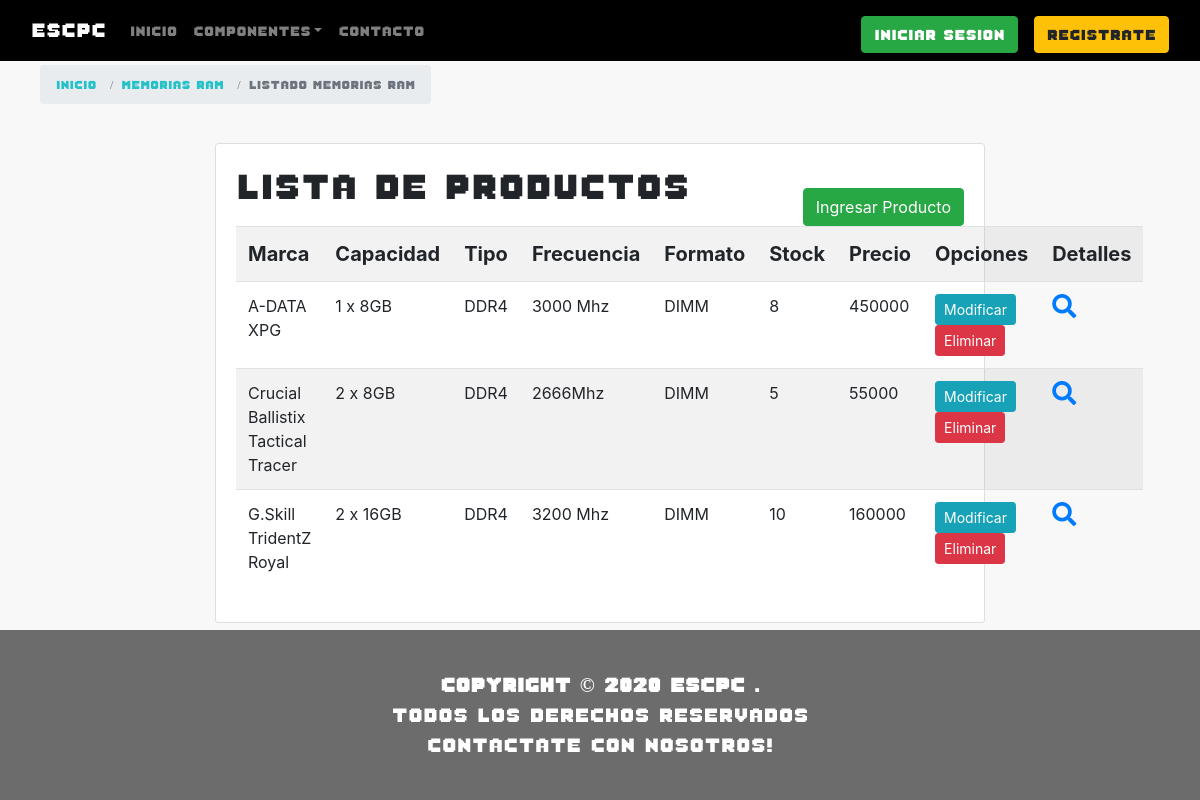
The page /rams/ on the database its author committed.
### catalog/models.py (models this page shows, shortened)
class Ram(models.Model):
   marca = models.CharField(max_length=100,help_text='Marca del producto')
   capacidad = models.CharField(max_length=100)
   CATALOGO_TIPO_RAM = (
      ('seleccione','Seleccione'),
      ('DDR3','DDR3'),
      ('DDR4','DDR4'),
   )
   tipo = models.CharField(max_length=10,choices=CATALOGO_TIPO_RAM,blank=False,default='se',help_text='Tipo de ram')
   frecuencia = models.CharField(max_length=50)
   CATALOGO_FORMATO_RAM = (
      ('seleccione','Seleccione'),
      ('DIMM','DIMM'),
      ('SO-DIMM','SO-DIMM')
   )
   formato = models.CharField(max_length=10,choices=CATALOGO_FORMATO_RAM,blank=False,default='s',help_text='Formato de la Ram')
   stock = models.IntegerField(default=0)
   imagen = models.ImageField(upload_to='ram/',null=True)
   imagen_detail = models.ImageField(upload_to='ram_detail/', null=True)
   precio = models.IntegerField(default=0)

### catalog/views.py (the view)
# urls.py: path('rams/', views.RamListView.as_view(), name="memoriasram"),
class RamListView(ListView):
   model = Ram
   template_name = 'catalogo/Ram/ram_list.html'

### cart/context_processor.py (called while the page is built)
def cart_total_amount(request):
   total = 0.0
   if request.user.is_authenticated:
      for key, value in request.session['cart'].items():
         total = total + (float(value['price']) * value['quantity'])
   return {'cart_total_amount': total}

### catalog/templates/catalogo/Ram/ram_list.html (shortened to what this page needs)
{% extends "base_generic.html" %}
{% block content %}
<head>
   <link rel="stylesheet" href="https://use.fontawesome.com/releases/v5.7.0/css/all.css"
>
</head>
<body>
   <div id="seguimiento" class="container">
      <div class="col-md-5">
         <ol class="breadcrumb breadcrumb-extend">
            <li class="breadcrumb-item">
               <a href="{% url 'index' %}">
                  Inicio
               </a>
            </li>
            <li class="breadcrumb-item">
               <a href="{% url 'rams' %}">
                  Memorias ram
               </a>
            </li>
            <li class="breadcrumb-item active">
               Listado Memorias Ram
            </li>
         </ol>
      </div>
   </div>
   <div class="container mt-5 col-md-8">
      <div class="card">
         <div class="card-body">
            <h1 style="font-family: fuente8bits; font-size: 3vw; float: left;">
               Lista de Productos
            </h1>
            <a href="{% url 'nueva_ram' %}" class="btn btn-success brn-sm mt-4"
                  style="float: right;">
               Ingresar Producto
            </a>
            {% if ram_list %}
            <table class="table table-striped table-hover table-responsive-sm">
               <tr style="font-size: 20px;">
                  <th>Marca</th>
                  <th>Capacidad</th>
                  <th>Tipo</th>
                  <th>Frecuencia</th>
                  <th>Formato</th>
                  <th>Stock</th>
                  <th>Precio</th>
                  <th>Opciones</th>
                  <th>Detalles</th>
               </tr>
               {% for ra in ram_list %}
               <tr>
                  <td>
                     {{ ra.marca }}
                  </td>
                  <td>
                     {{ ra.capacidad }}
                  </td>
                  <td>
                     {{ ra.tipo }}
                  </td>
                  <td>
                     {{ ra.frecuencia }}
                  </td>
                  <td>
                     {{ ra.formato }}
                  </td>
                  <td>
                     {{ ra.stock }}
                  </td>
                  <td>
                     {{ ra.precio }}
                  </td>
                  <td>
                     <a href="{% url 'modificar_ram' ra.id %}"
                           class="btn btn-info btn-sm">
                        Modificar
                     </a>
                     <a href="{% url 'eliminar_ram' ra.id %}"
                           class="btn btn-danger btn-sm">
                        Eliminar
                     </a>
                  </td>
                  <td>
                     <a href="{% url 'ram-detail' ra.id %}">
                        <i class="fa" style="font-size: 24px;">
                           &#xf002
                        </i>
                     </a>
                  </td>
               </tr>
               {% endfor %}
            </table>
            {% else %}
            <p>
               No hay productos
            </p>
            {% endif %}
         </div>
      </div>
   </div>
</body>
{% endblock %}

### catalog/static/css/estiloProductos.css (style rules this page uses)
#seguimiento { margin: 10px; white-space: nowrap; width: 100%; }
#seguimiento div ol { font-family: fuente8bits; font-size: 12px; display: ruby; }
#seguimiento div ol li a { text-decoration: none; color: #24c2c6; }

### rows shown on the page
Ram: marca "A-DATA XPG", capacidad "1 x 8GB", tipo "DDR4", frecuencia "3000 Mhz", formato "DIMM", stock "8", precio "450000"
Ram: marca "Crucial Ballistix Tactical Tracer", capacidad "2 x 8GB", tipo "DDR4", frecuencia "2666Mhz", formato "DIMM", stock "5", precio "55000"
Ram: marca "G.Skill TridentZ Royal", capacidad "2 x 16GB", tipo "DDR4", frecuencia "3200 Mhz", formato "DIMM", stock "10", precio "160000"
